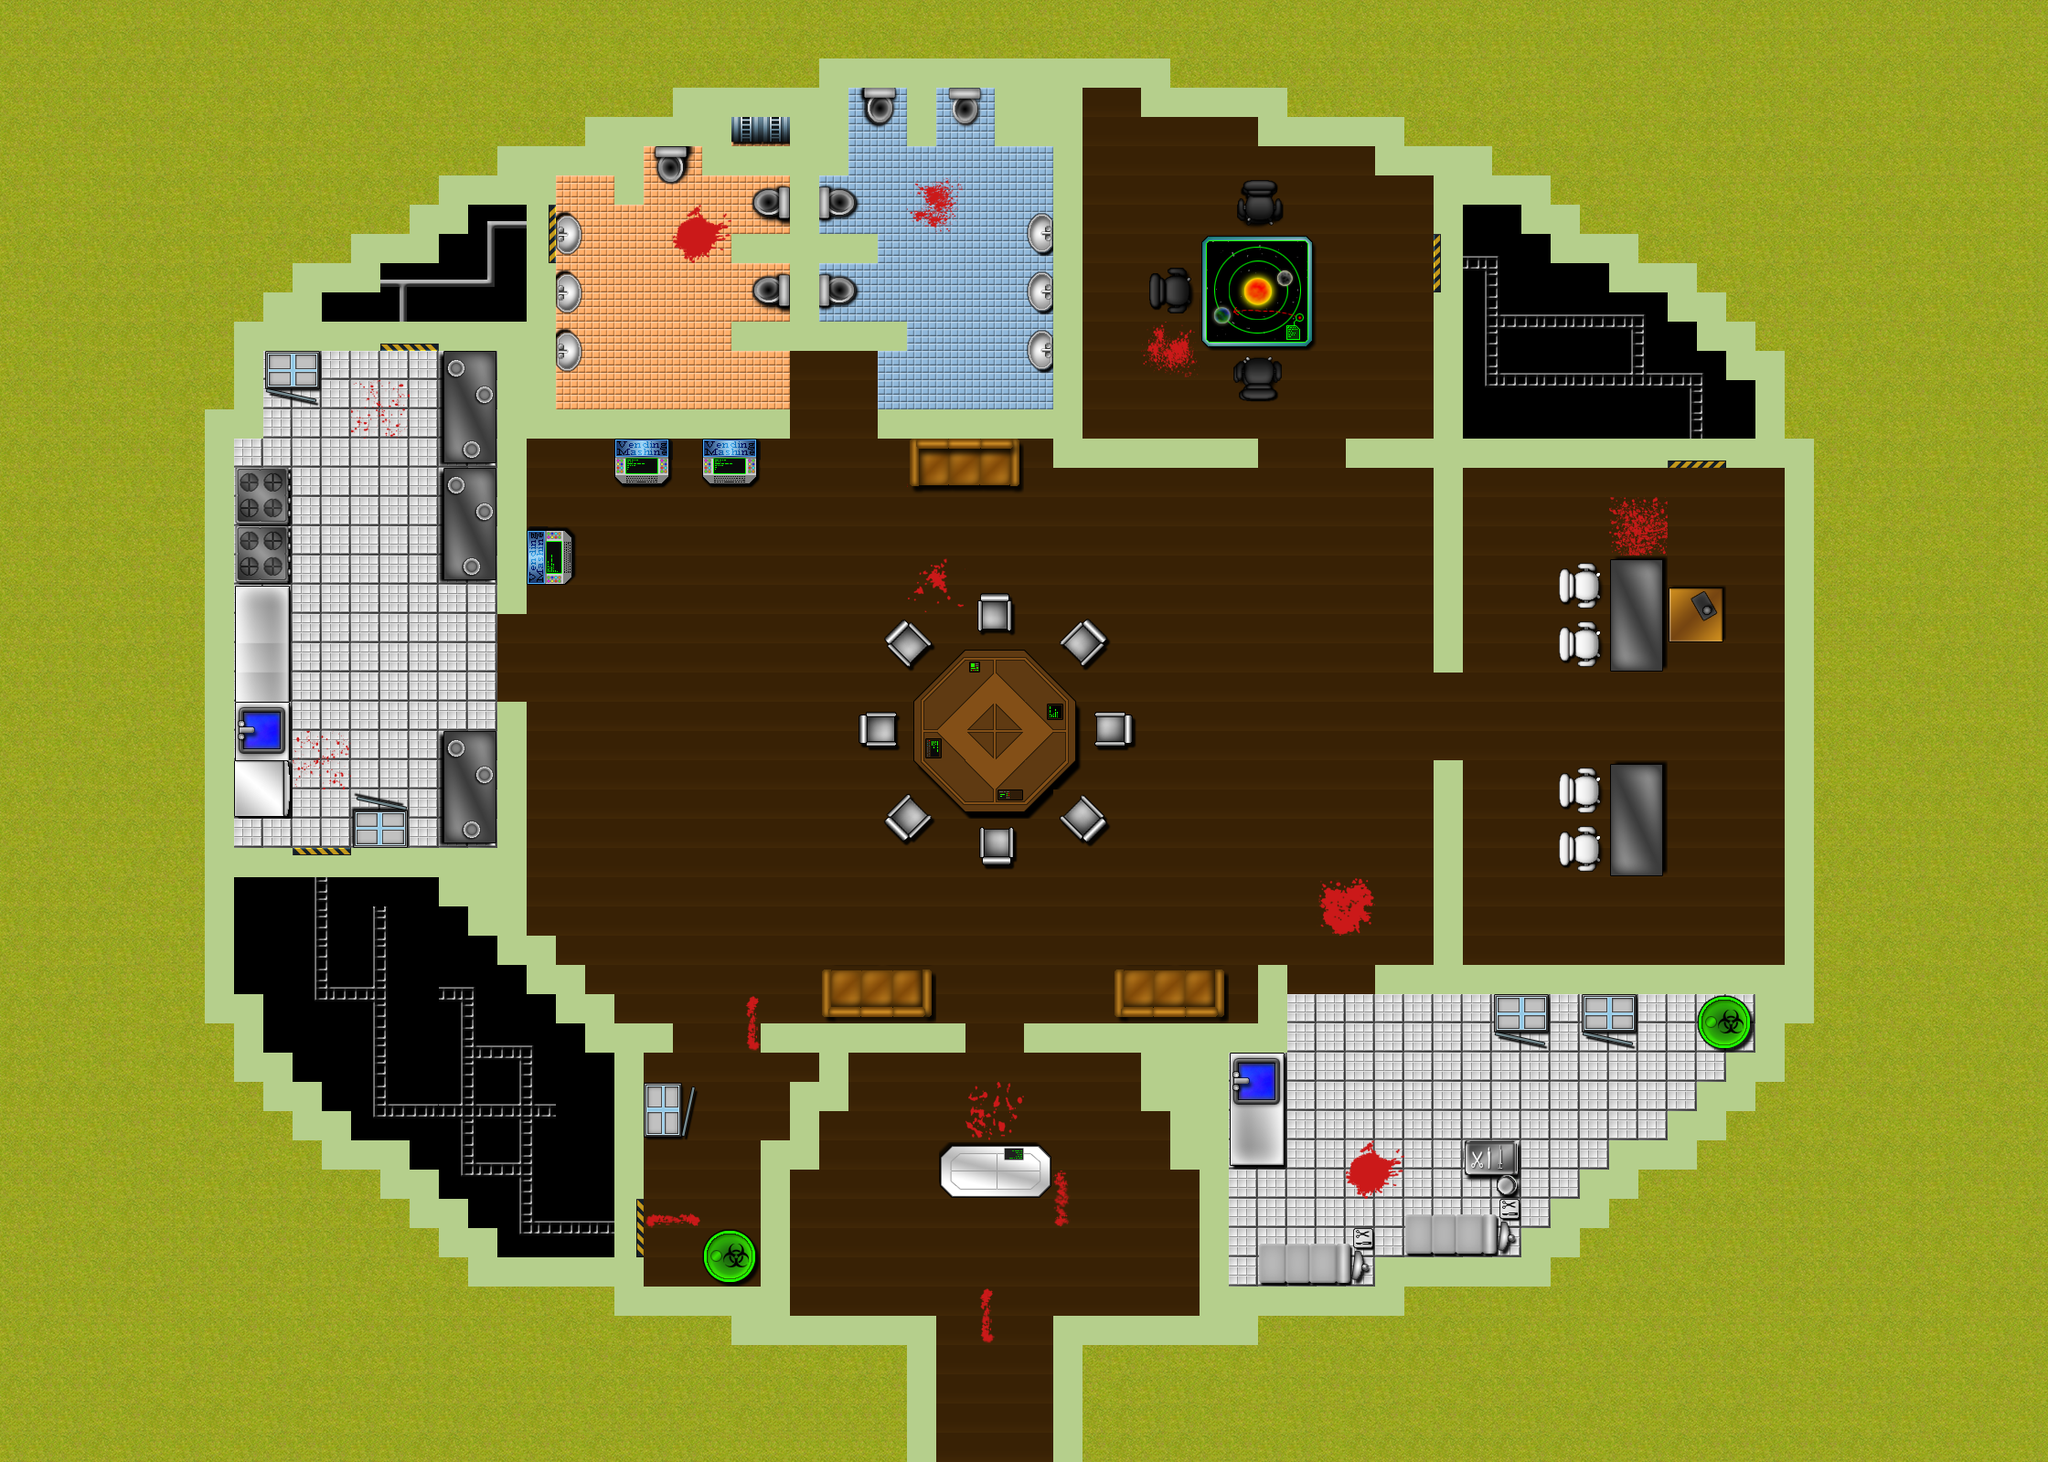

A level layout from a 2D game, rendered from its tile map. Below: a short description, then the map file with tile-grid data replaced by summaries:
An orthogonal 70x50 tile map with 32x32 px tiles, 3 tile layers (ground, walls, decorations), 2 tilesets and 212 objects (189x wall, 20x spawner, player).

<map version="1.8" tiledversion="1.8.2" orientation="orthogonal" renderorder="right-down" width="70" height="50" tilewidth="32" tileheight="32" infinite="0" nextlayerid="5" nextobjectid="224">
 <tileset firstgid="1" name="Tileset (1)" tilewidth="32" tileheight="32" tilecount="1088" columns="32">
  <image source="../img/Tileset (1).png" width="1024" height="1088" />
 </tileset>
 <tileset firstgid="1089" name="Tileset (1)" tilewidth="32" tileheight="32" tilecount="1088" columns="32">
  <image source="../img/Tileset (1).png" width="1024" height="1088" />
 </tileset>
 <layer id="1" name="ground" width="70" height="50">
  <data>[3500 cells, 3431 non-empty, 57 distinct tile ids]</data>
 </layer>
 <layer id="2" name="walls" width="70" height="50">
  <data>[3500 cells, 469 non-empty, 35 distinct tile ids]</data>
 </layer>
 <layer id="3" name="decorations" width="70" height="50">
  <data>[3500 cells, 366 non-empty, 236 distinct tile ids]</data>
 </layer>
 <objectgroup id="4" name="obstacles">
  <object id="1" name="wall" x="992" y="1440" width="32" height="160" />
  <object id="2" name="wall" x="800" y="1440" width="192" height="32" />
  <object id="3" name="wall" x="672" y="1408" width="192" height="32" />
  <object id="4" name="wall" x="512" y="1376" width="192" height="32" />
  <object id="5" name="wall" x="480" y="1344" width="64" height="32" />
  <object id="6" name="wall" x="448" y="1312" width="64" height="32" />
  <object id="7" name="wall" x="416" y="1280" width="64" height="32" />
  <object id="8" name="wall" x="352" y="1248" width="96" height="32" />
  <object id="9" name="wall" x="320" y="1216" width="64" height="32" />
  <object id="10" name="wall" x="288" y="1184" width="64" height="32" />
  <object id="11" name="wall" x="256" y="1152" width="64" height="32" />
  <object id="12" name="wall" x="256" y="1088" width="32" height="64" />
  <object id="13" name="wall" x="224" y="448" width="32" height="672" />
  <object id="14" name="wall" x="256" y="352" width="32" height="128" />
  <object id="15" name="wall" x="288" y="320" width="64" height="64" />
  <object id="16" name="wall" x="320" y="288" width="96" height="32" />
  <object id="17" name="wall" x="384" y="256" width="96" height="32" />
  <object id="18" name="wall" x="448" y="224" width="64" height="32" />
  <object id="19" name="wall" x="480" y="192" width="128" height="32" />
  <object id="20" name="wall" x="544" y="160" width="160" height="32" />
  <object id="21" name="wall" x="640" y="128" width="160" height="32" />
  <object id="22" name="wall" x="768" y="96" width="160" height="32" />
  <object id="23" name="wall" x="896" y="64" width="384" height="32" />
  <object id="24" name="wall" x="1248" y="96" width="160" height="32" />
  <object id="25" name="wall" x="1376" y="128" width="160" height="32" />
  <object id="26" name="wall" x="1504" y="160" width="128" height="32" />
  <object id="27" x="1568" y="192" width="128" />
  <object id="28" name="wall" x="1568" y="192" width="128" height="32" />
  <object id="29" name="wall" x="1664" y="224" width="64" height="32" />
  <object id="30" name="wall" x="1696" y="256" width="96" height="32" />
  <object id="31" name="wall" x="1760" y="288" width="96" height="32" />
  <object id="32" name="wall" x="1824" y="320" width="64" height="32" />
  <object id="33" name="wall" x="1856" y="352" width="64" height="32" />
  <object id="34" name="wall" x="1888" y="384" width="64" height="32" />
  <object id="35" name="wall" x="1920" y="416" width="32" height="96" />
  <object id="36" name="wall" x="1952" y="480" width="32" height="640" />
  <object id="37" name="wall" x="1920" y="1056" width="32" height="128" />
  <object id="38" name="wall" x="1152" y="1440" width="32" height="160" />
  <object id="39" name="wall" x="1184" y="1440" width="192" height="32" />
  <object id="40" name="wall" x="1312" y="1408" width="224" height="32" />
  <object id="41" name="wall" x="1504" y="1376" width="192" height="32" />
  <object id="42" name="wall" x="1664" y="1344" width="64" height="32" />
  <object id="43" name="wall" x="1696" y="1312" width="64" height="32" />
  <object id="44" name="wall" x="1728" y="1280" width="64" height="32" />
  <object id="45" name="wall" x="1760" y="1248" width="96" height="32" />
  <object id="46" name="wall" x="1824" y="1216" width="64" height="32" />
  <object id="47" name="wall" x="1856" y="1184" width="64" height="32" />
  <object id="48" name="wall" x="1888" y="1152" width="32" height="32" />
  <object id="49" name="wall" x="256" y="928" width="64" height="32" />
  <object id="50" name="wall" x="352" y="352" width="64" height="32" />
  <object id="51" name="wall" x="480" y="352" width="64" height="288" />
  <object id="52" name="wall" x="480" y="800" width="64" height="128" />
  <object id="53" name="wall" x="384" y="896" width="64" height="64" />
  <object id="54" name="wall" x="448" y="928" width="128" height="32" />
  <object id="55" x="544" y="768" height="160" />
  <object id="56" name="wall" x="544" y="768" width="32" height="160" />
  <object id="57" name="wall" x="480" y="960" width="96" height="32" />
  <object id="58" name="wall" x="512" y="992" width="64" height="32" />
  <object id="59" name="wall" x="544" y="1024" width="64" height="32" />
  <object id="60" name="wall" x="576" y="1056" width="64" height="32" />
  <object id="61" name="wall" x="608" y="1088" width="64" height="32" />
  <object id="62" name="wall" x="640" y="1120" width="96" height="32" />
  <object id="63" name="wall" x="672" y="1152" width="32" height="160" />
  <object id="64" name="wall" x="832" y="1248" width="32" height="160" />
  <object id="65" name="wall" x="864" y="1184" width="32" height="96" />
  <object id="66" name="wall" x="832" y="1120" width="224" height="32" />
  <object id="67" name="wall" x="896" y="1152" width="32" height="64" />
  <object id="68" name="wall" x="1120" y="1120" width="288" height="32" />
  <object id="69" name="wall" x="1248" y="1152" width="160" height="64" />
  <object id="70" name="wall" x="1280" y="1216" width="128" height="64" />
  <object id="71" name="wall" x="1312" y="1280" width="32" height="128" />
  <object id="72" name="wall" x="1600" y="1248" width="64" height="32" />
  <object id="73" name="wall" x="1632" y="1056" width="64" height="64" />
  <object id="74" name="wall" x="1728" y="1056" width="64" height="64" />
  <object id="75" name="wall" x="1504" y="1056" width="416" height="32" />
  <object id="76" name="wall" x="1376" y="1056" width="32" height="64" />
  <object id="77" name="wall" x="1568" y="832" width="32" height="224" />
  <object id="78" name="wall" x="1568" y="320" width="32" height="416" />
  <object id="79" name="wall" x="1472" y="480" width="96" height="32" />
  <object id="80" name="wall" x="1760" y="608" width="64" height="128" />
  <object id="81" name="wall" x="1760" y="832" width="64" height="128" />
  <object id="83" name="wall" x="1826" y="640" width="62" height="64" />
  <object id="84" name="wall" x="1600" y="480" width="224" height="32" />
  <object id="85" name="wall" x="1888" y="480" width="32" height="32" />
  <object id="86" name="wall" x="256" y="512" width="64" height="384" />
  <object id="87" name="wall" x="288" y="384" width="64" height="32" />
  <object id="88" name="wall" x="544" y="352" width="32" height="320" />
  <object id="89" name="wall" x="576" y="288" width="32" height="192" />
  <object id="90" name="wall" x="608" y="448" width="256" height="32" />
  <object id="91" name="wall" x="672" y="480" width="64" height="32" />
  <object id="92" name="wall" x="768" y="480" width="64" height="32" />
  <object id="93" name="wall" x="576" y="576" width="32" height="64" />
  <object id="94" name="wall" x="800" y="352" width="192" height="32" />
  <object id="95" name="wall" x="864" y="288" width="32" height="64" />
  </objectgroup>
</map>
<!-- 118 of 212 objects omitted -->
